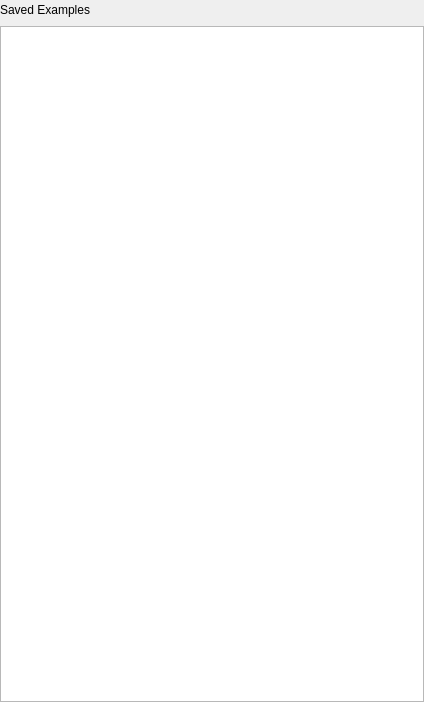
<?xml version="1.0" encoding="UTF-8"?>
<ui version="4.0">
 <class>ExamplesTable</class>
 <widget class="QWidget" name="ExamplesTable">
  <property name="geometry">
   <rect>
    <x>0</x>
    <y>0</y>
    <width>424</width>
    <height>702</height>
   </rect>
  </property>
  <property name="sizePolicy">
   <sizepolicy hsizetype="Expanding" vsizetype="Preferred">
    <horstretch>0</horstretch>
    <verstretch>0</verstretch>
   </sizepolicy>
  </property>
  <property name="windowTitle">
   <string>Form</string>
  </property>
  <layout class="QHBoxLayout" name="horizontalLayout_2">
   <property name="leftMargin">
    <number>0</number>
   </property>
   <property name="topMargin">
    <number>0</number>
   </property>
   <property name="rightMargin">
    <number>0</number>
   </property>
   <property name="bottomMargin">
    <number>0</number>
   </property>
   <item>
    <layout class="QVBoxLayout" name="verticalLayout">
     <item>
      <layout class="QHBoxLayout" name="horizontalLayout">
       <item>
        <widget class="QLabel" name="label">
         <property name="text">
          <string>Saved Examples</string>
         </property>
         <property name="margin">
          <number>10</number>
         </property>
        </widget>
       </item>
       <item>
        <spacer name="horizontalSpacer">
         <property name="orientation">
          <enum>Qt::Horizontal</enum>
         </property>
         <property name="sizeHint" stdset="0">
          <size>
           <width>40</width>
           <height>20</height>
          </size>
         </property>
        </spacer>
       </item>
      </layout>
     </item>
     <item>
      <widget class="QTableView" name="table"/>
     </item>
    </layout>
   </item>
  </layout>
 </widget>
 <resources/>
 <connections/>
</ui>
